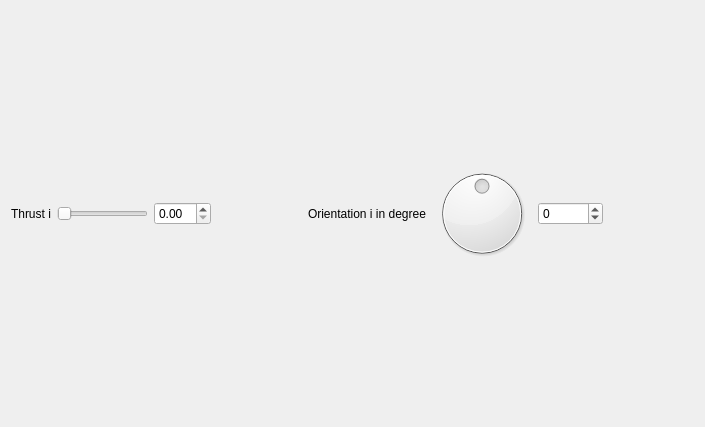
<?xml version="1.0" encoding="UTF-8"?>
<ui version="4.0">
 <class>QGCSkyeTestMotorsPanel</class>
 <widget class="QWidget" name="QGCSkyeTestMotorsPanel">
  <property name="geometry">
   <rect>
    <x>0</x>
    <y>0</y>
    <width>705</width>
    <height>427</height>
   </rect>
  </property>
  <property name="windowTitle">
   <string>Form</string>
  </property>
  <layout class="QHBoxLayout" name="horizontalLayout">
   <item>
    <widget class="QLabel" name="labelThrust">
     <property name="text">
      <string>Thrust i</string>
     </property>
    </widget>
   </item>
   <item>
    <widget class="QSlider" name="SliderThrust">
     <property name="maximum">
      <number>1000</number>
     </property>
     <property name="orientation">
      <enum>Qt::Horizontal</enum>
     </property>
    </widget>
   </item>
   <item>
    <widget class="QDoubleSpinBox" name="doubleSpinBoxThrust"/>
   </item>
   <item>
    <spacer name="horizontalSpacer">
     <property name="orientation">
      <enum>Qt::Horizontal</enum>
     </property>
     <property name="sizeHint" stdset="0">
      <size>
       <width>40</width>
       <height>20</height>
      </size>
     </property>
    </spacer>
   </item>
   <item>
    <widget class="QLabel" name="labelOrientation">
     <property name="toolTip">
      <string extracomment="512*84 = 43008 is a quarter turn (90°)"/>
     </property>
     <property name="text">
      <string>Orientation i in degree</string>
     </property>
    </widget>
   </item>
   <item>
    <widget class="QDial" name="dialOrientation">
     <property name="sizePolicy">
      <sizepolicy hsizetype="Preferred" vsizetype="Expanding">
       <horstretch>0</horstretch>
       <verstretch>0</verstretch>
      </sizepolicy>
     </property>
     <property name="minimumSize">
      <size>
       <width>30</width>
       <height>30</height>
      </size>
     </property>
     <property name="minimum">
      <number>-86016</number>
     </property>
     <property name="maximum">
      <number>86016</number>
     </property>
    </widget>
   </item>
   <item>
    <widget class="QSpinBox" name="spinBoxOrientation">
     <property name="minimum">
      <number>-86016</number>
     </property>
     <property name="maximum">
      <number>86016</number>
     </property>
    </widget>
   </item>
   <item>
    <spacer name="horizontalSpacer_2">
     <property name="orientation">
      <enum>Qt::Horizontal</enum>
     </property>
     <property name="sizeHint" stdset="0">
      <size>
       <width>40</width>
       <height>20</height>
      </size>
     </property>
    </spacer>
   </item>
  </layout>
 </widget>
 <resources/>
 <connections/>
</ui>
